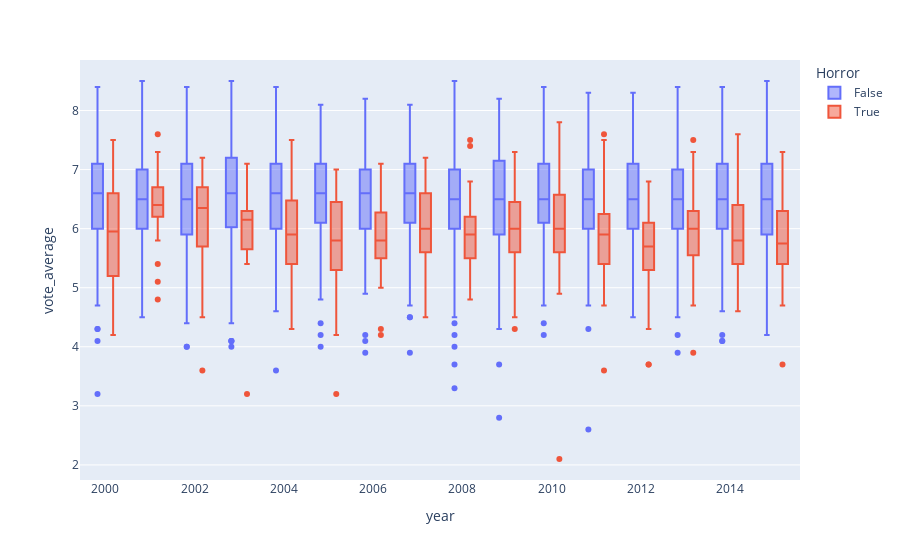

The notebook cell saved with this chart:
### Code cell
import plotly.express as px

fig = px.box(df[(df.vote_count>200) & (df.year>=2000) & (df.year<=2015)], x="year", y="vote_average", color='Horror')
fig.show()

### Figure 1 — Plotly figure (JSON) as saved in the notebook; plotly's stock layout.template omitted (floating-point values rounded to 4 significant figures; data arrays with more than 128 entries replaced by an {"elided": "..."} marker saying what was removed)
{"data": [{"alignmentgroup": "True", "hovertemplate": "Horror=False<br>year=%{x}<br>vote_average=%{y}<extra></extra>", "legendgroup": "False", "marker": {"color": "#636efa"}, "name": "False", "notched": false, "offsetgroup": "False", "orientation": "v", "showlegend": true, "type": "box", "x": {"elided": "4280 int values"}, "x0": " ", "xaxis": "x", "y": {"elided": "4280 float values"}, "y0": " ", "yaxis": "y"}, {"alignmentgroup": "True", "hovertemplate": "Horror=True<br>year=%{x}<br>vote_average=%{y}<extra></extra>", "legendgroup": "True", "marker": {"color": "#EF553B"}, "name": "True", "notched": false, "offsetgroup": "True", "orientation": "v", "showlegend": true, "type": "box", "x": {"elided": "658 int values"}, "x0": " ", "xaxis": "x", "y": {"elided": "658 float values"}, "y0": " ", "yaxis": "y"}], "layout": {"boxmode": "group", "legend": {"title": {"text": "Horror"}, "tracegroupgap": 0}, "margin": {"t": 60}, "xaxis": {"anchor": "y", "domain": [0, 1], "title": {"text": "year"}}, "yaxis": {"anchor": "x", "domain": [0, 1], "title": {"text": "vote_average"}}}}
